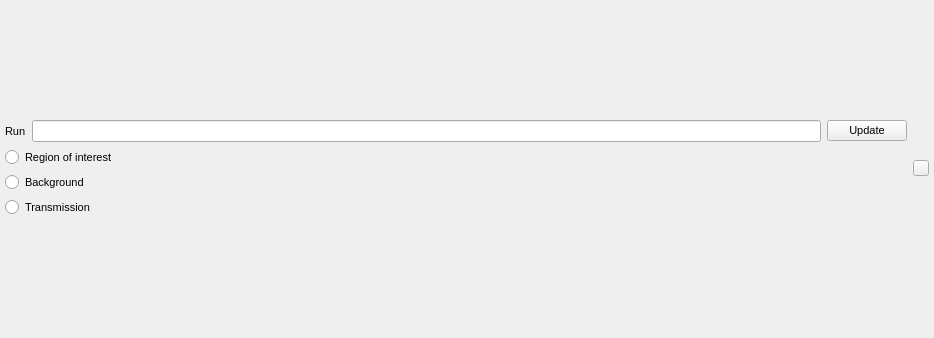
<?xml version="1.0" encoding="UTF-8"?>
<ui version="4.0">
 <class>RoiWidget</class>
 <widget class="QWidget" name="RoiWidget">
  <property name="geometry">
   <rect>
    <x>0</x>
    <y>0</y>
    <width>934</width>
    <height>338</height>
   </rect>
  </property>
  <property name="font">
   <font>
    <pointsize>8</pointsize>
    <weight>50</weight>
    <bold>false</bold>
   </font>
  </property>
  <property name="windowTitle">
   <string>ROI Widget</string>
  </property>
  <layout class="QVBoxLayout" name="roiModeMainLayout">
   <property name="leftMargin">
    <number>5</number>
   </property>
   <property name="topMargin">
    <number>5</number>
   </property>
   <property name="rightMargin">
    <number>5</number>
   </property>
   <property name="bottomMargin">
    <number>5</number>
   </property>
   <item>
    <layout class="QHBoxLayout" name="mainLayout">
     <item>
      <layout class="QVBoxLayout" name="roiLayout">
       <item>
        <layout class="QHBoxLayout" name="workspaceLayout">
         <item>
          <widget class="QLabel" name="workspaceLabel">
           <property name="text">
            <string>Run</string>
           </property>
          </widget>
         </item>
         <item>
          <widget class="QLineEdit" name="textWorkspace"/>
         </item>
         <item>
          <widget class="QPushButton" name="setWorkspaceButton">
           <property name="text">
            <string>Update</string>
           </property>
          </widget>
         </item>
        </layout>
       </item>
       <item>
        <widget class="QRadioButton" name="fgRadioButton">
         <property name="text">
          <string>Region of interest</string>
         </property>
        </widget>
       </item>
       <item>
        <widget class="QRadioButton" name="bgRadioButton">
         <property name="text">
          <string>Background</string>
         </property>
        </widget>
       </item>
       <item>
        <widget class="QRadioButton" name="transRadioButton">
         <property name="text">
          <string>Transmission</string>
         </property>
        </widget>
       </item>
      </layout>
     </item>
     <item>
      <layout class="QVBoxLayout" name="plotsLayout">
       <item>
        <widget class="QPushButton" name="homeButton">
         <property name="maximumSize">
          <size>
           <width>16</width>
           <height>16</height>
          </size>
         </property>
         <property name="toolTip">
          <string extracomment="Zoom plots out to show all data"/>
         </property>
         <property name="text">
          <string/>
         </property>
        </widget>
       </item>
      </layout>
     </item>
    </layout>
   </item>
  </layout>
  <action name="actionUpdateWorkspace">
   <property name="text">
    <string>UpdateWorkspace</string>
   </property>
   <property name="toolTip">
    <string>Update the plots following a change to the input workspace</string>
   </property>
  </action>
  <action name="actionHome">
   <property name="text">
    <string>Home</string>
   </property>
   <property name="toolTip">
    <string>Reset pan and zoom to default level</string>
   </property>
  </action>
 </widget>
 <resources/>
 <connections>
  <connection>
   <sender>setWorkspaceButton</sender>
   <signal>clicked()</signal>
   <receiver>actionUpdateWorkspace</receiver>
   <slot>trigger()</slot>
   <hints>
    <hint type="sourcelabel">
     <x>877</x>
     <y>129</y>
    </hint>
    <hint type="destinationlabel">
     <x>-1</x>
     <y>-1</y>
    </hint>
   </hints>
  </connection>
  <connection>
   <sender>textWorkspace</sender>
   <signal>returnPressed()</signal>
   <receiver>actionUpdateWorkspace</receiver>
   <slot>trigger()</slot>
   <hints>
    <hint type="sourcelabel">
     <x>433</x>
     <y>129</y>
    </hint>
    <hint type="destinationlabel">
     <x>-1</x>
     <y>-1</y>
    </hint>
   </hints>
  </connection>
  <connection>
   <sender>homeButton</sender>
   <signal>clicked()</signal>
   <receiver>actionHome</receiver>
   <slot>trigger()</slot>
   <hints>
    <hint type="sourcelabel">
     <x>879</x>
     <y>168</y>
    </hint>
    <hint type="destinationlabel">
     <x>-1</x>
     <y>-1</y>
    </hint>
   </hints>
  </connection>
 </connections>
</ui>
